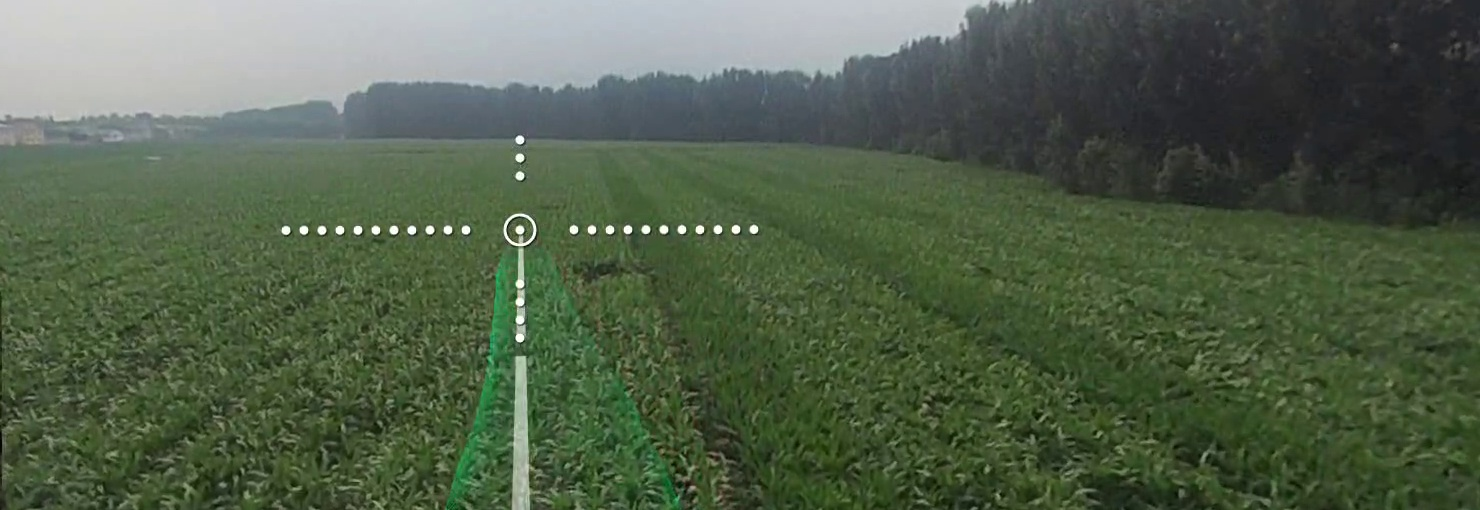
#> input picture data/images/original.jpg, 1480 x 510 px, found by its file name
$ python run_anomaly_pipeline.py
#> lines starting #> are read from the running program, lines starting #| are printed output that depends on the picture; after the words box and inside, x2 and y2 are one past the last pixel; in counts of white or black regions, pixels touching at a corner belong together
### src/anomaly_detection/exg_utils.py
import cv2
import numpy as np
import os
import matplotlib.pyplot as plt

def show_image(image_path: str):
    """Display image with matplotlib."""
    img_bgr = cv2.imread(image_path)
    if img_bgr is None:
        print(f"❌ Failed to load image: {image_path}")
        return
    img_rgb = cv2.cvtColor(img_bgr, cv2.COLOR_BGR2RGB)
    plt.imshow(img_rgb)
    plt.axis("off")
    plt.subplots_adjust(left=0, right=1, top=1, bottom=0)
    plt.show()

def generate_exg(input_path: str, output_path: str = None):
    """Generate ExG (Excess Green Index) image and save."""
#> called with input_path = 'input/original.jpg', output_path = 'output/exg.jpg'
    if output_path is None:
        name, _ = os.path.splitext(input_path)
        output_path = f"{name}_exg.jpg"

    img_bgr = cv2.imread(input_path)
#> img_bgr is the input picture: shape (510, 1480, 3); mean B, G, R 74.5, 96.5, 82.1
    img_rgb = cv2.cvtColor(img_bgr, cv2.COLOR_BGR2RGB)

    R, G, B = img_rgb[:, :, 0], img_rgb[:, :, 1], img_rgb[:, :, 2]
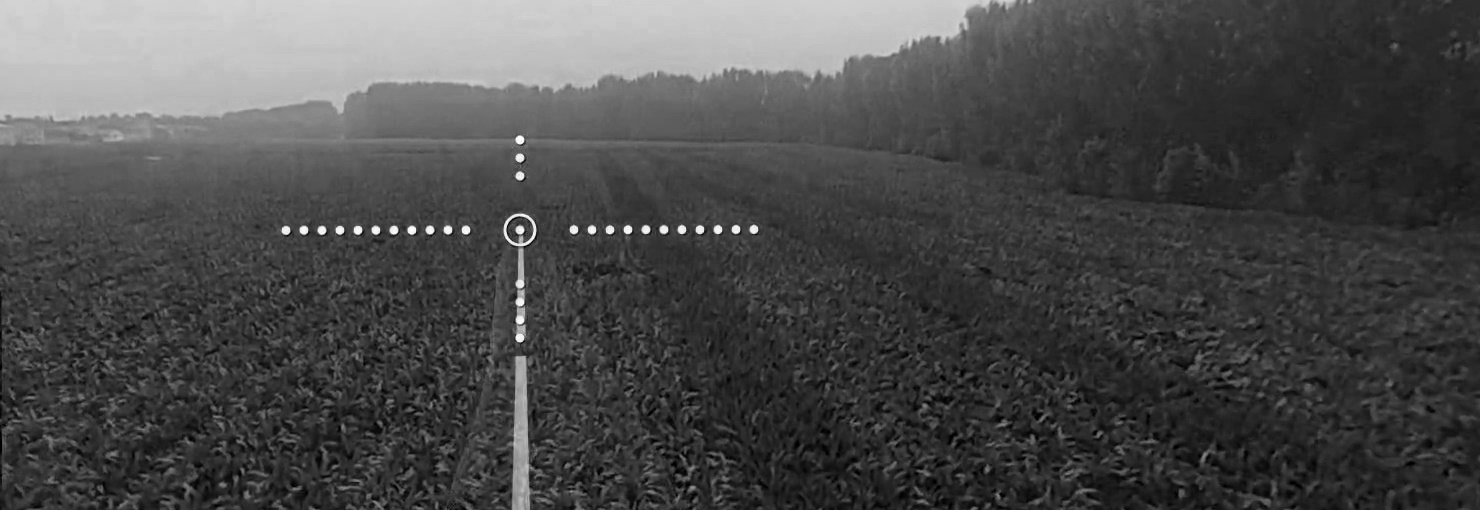
#> B: shape (510, 1480); min 0, max 255, mean 74.5
    exg = 2 * G.astype(np.float32) - R.astype(np.float32) - B.astype(np.float32)
    exg_norm = (exg - exg.min()) / (exg.max() - exg.min() + 1e-8)
    exg_img = (exg_norm * 255).astype(np.uint8)

    exg_color = cv2.applyColorMap(exg_img, cv2.COLORMAP_VIRIDIS)
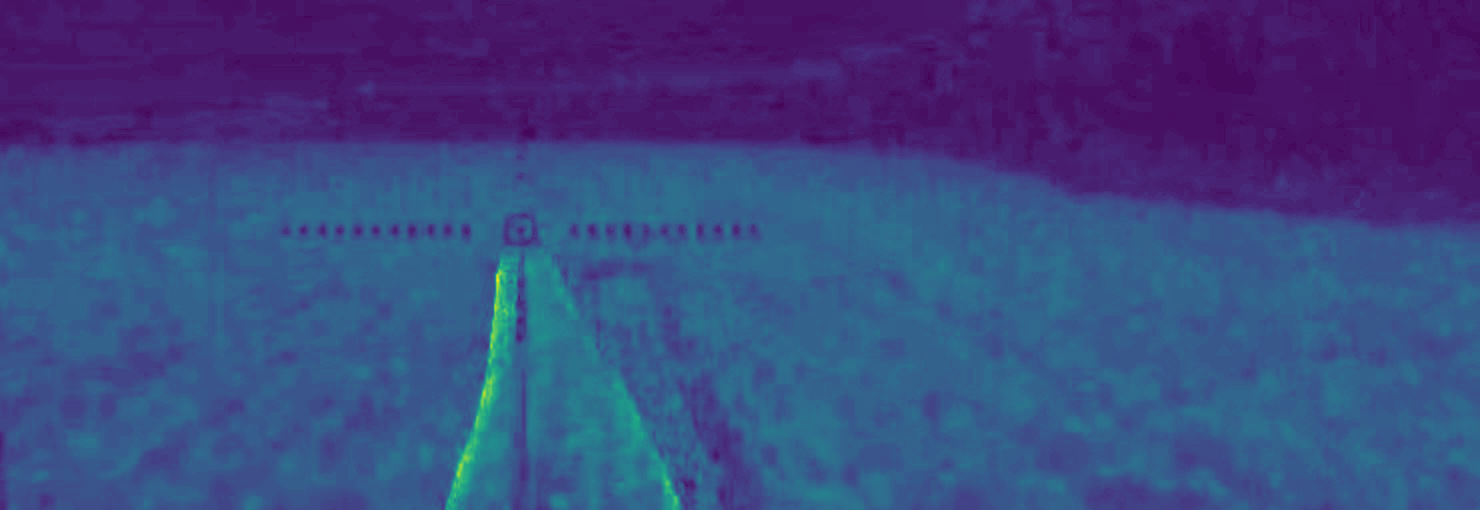
#> exg_color: shape (510, 1480, 3); mean B, G, R 129.3, 71.1, 59.5
    cv2.imwrite(output_path, exg_color)
    print(f"✅ ExG image saved to: {output_path}")

### src/anomaly_detection/mask_generator.py
import cv2
import numpy as np

def generate_mask(
    input_path: str,
    output_path: str,
    threshold_value: int = 60,
    min_area: int = 2000,
    kernel: np.ndarray = cv2.getStructuringElement(cv2.MORPH_ELLIPSE, (7, 7))
):
    """Generate sparse-area mask from ExG image."""
#> called with input_path = 'output/exg.jpg', output_path = 'output/mask.jpg', threshold_value = 60, min_area = 2000, kernel = array of shape (7, 7)
    img = cv2.imread(input_path)
    if img is None:
        print(f"❌ Failed to load image: {input_path}")
        return
    gray = cv2.cvtColor(img, cv2.COLOR_BGR2GRAY)
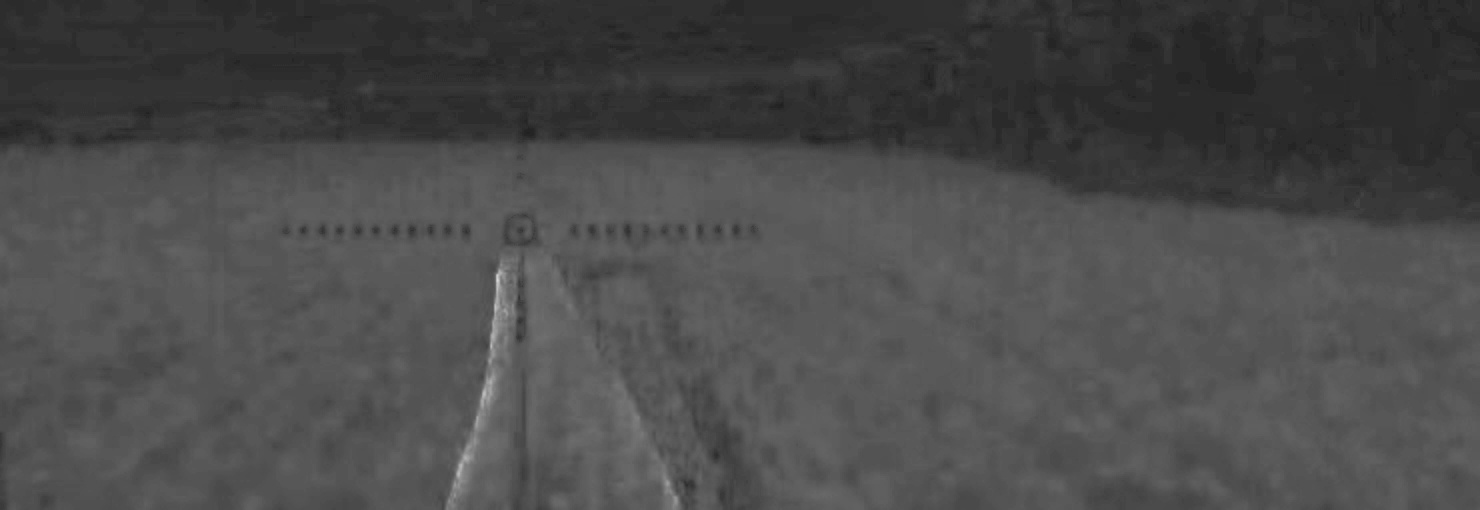
#> gray: shape (510, 1480); min 29, max 214, mean 74.3

    _, thresh = cv2.threshold(gray, threshold_value, 255, cv2.THRESH_BINARY_INV)
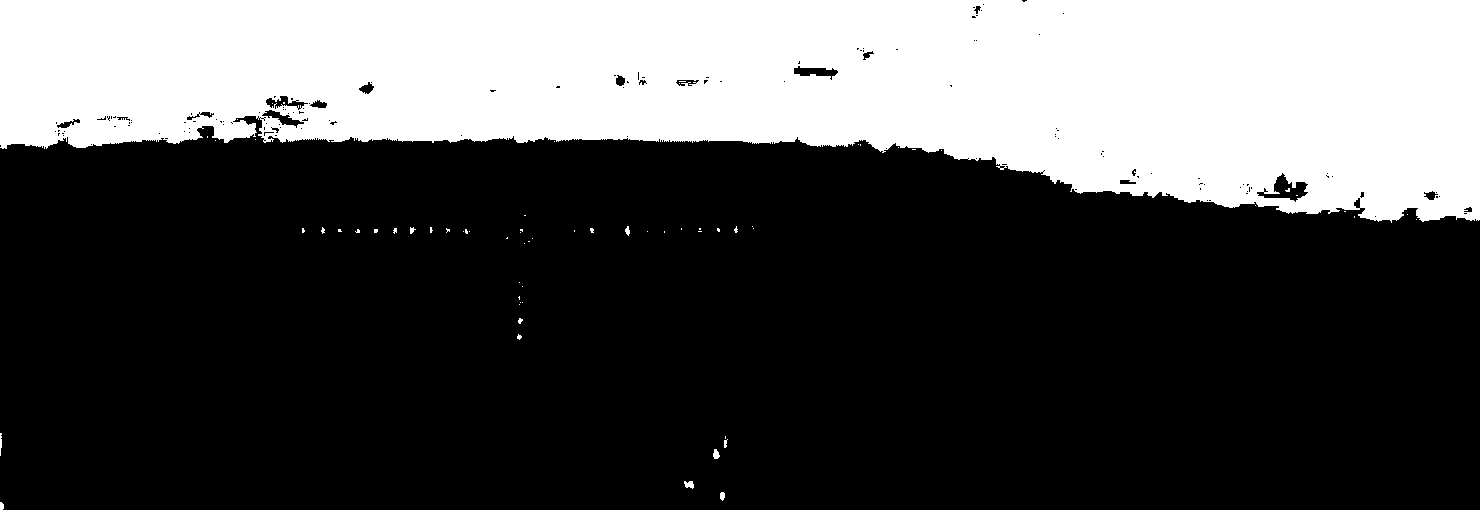
#> thresh: shape (510, 1480); 31.5% white; 68 white regions (58 under 20 px), largest, box (x1, y1, x2, y2) and area: (0, 0, 1480, 223) 237025, (684, 481, 694, 489) 57, (713, 449, 720, 459) 50
    opened = cv2.morphologyEx(thresh, cv2.MORPH_OPEN, kernel)
#> opened: shape (510, 1480); 31.2% white; 3 white regions, box (x1, y1, x2, y2) and area: (0, 0, 1480, 222) 235404, (266, 117, 280, 128) 114, (0, 502, 4, 510) 27
    closed = cv2.morphologyEx(opened, cv2.MORPH_CLOSE, kernel)
#> closed: shape (510, 1480); 31.4% white; 3 white regions (1 under 20 px), largest, box (x1, y1, x2, y2) and area: (0, 0, 1480, 222) 236740, (0, 502, 4, 510) 28

    num_labels, labels, stats, _ = cv2.connectedComponentsWithStats(closed, connectivity=8)
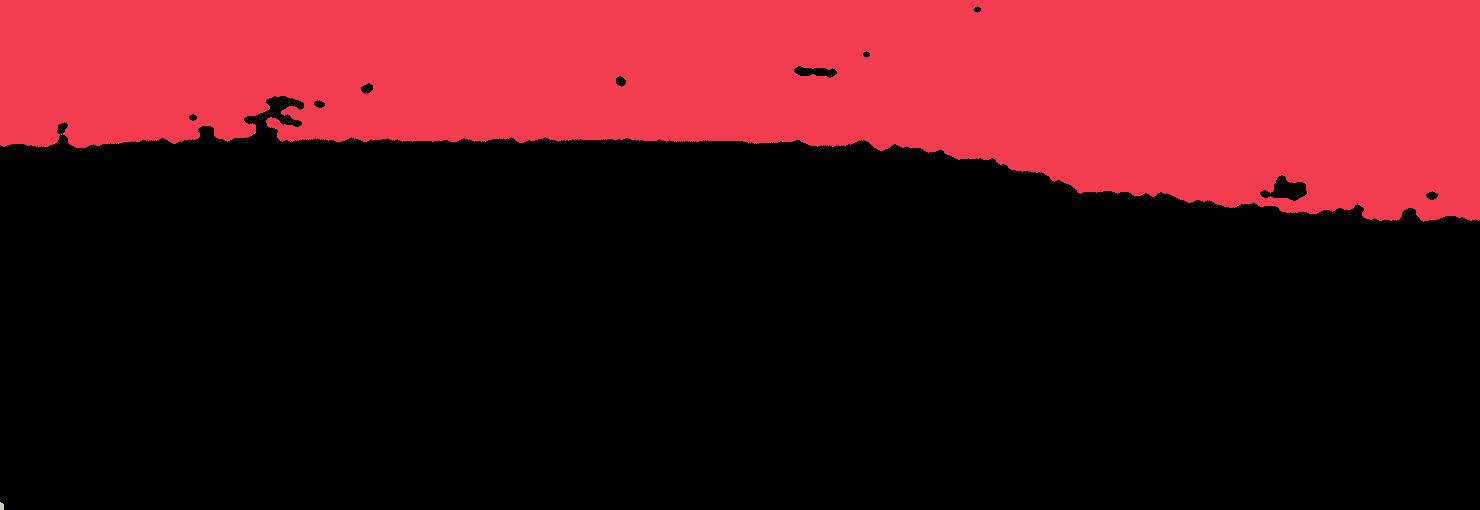
#> labels: shape (510, 1480) int32; 4 distinct labels, from 0 to 3; one colour per label, 0 black
#> num_labels = 4; stats = [[0, 6, 1480, 504, 518031], [0, 0, 1480, 222, 236740], [61, 134, 1, 1, 1], [0, 502, 4, 8, 28]]
    mask = np.zeros_like(gray)
    for i in range(1, num_labels):
        if stats[i, cv2.CC_STAT_AREA] >= min_area:
            mask[labels == i] = 255
#> mask: shape (510, 1480); 31.4% white; 1 white region, box (x1, y1, x2, y2) and area: (0, 0, 1480, 222) 236740

    mask[:int(gray.shape[0] / 2), :] = 0
#> mask: shape (510, 1480); every value is 0

    mask_bgr = cv2.cvtColor(mask, cv2.COLOR_GRAY2BGR)
#> mask_bgr: shape (510, 1480, 3); every value is 0
    cv2.imwrite(output_path, mask_bgr)
    print(f"✅ Saved mask: {output_path}")

### src/anomaly_detection/box_drawer.py
import cv2
import os

def draw_boxes_from_mask(original_path: str, mask_path: str, output_path: str):
    """Draw red bounding boxes based on the binary mask."""
#> called with original_path = 'input/original.jpg', mask_path = 'output/mask.jpg', output_path = 'output/box.jpg'
    if not os.path.exists(original_path):
        print(f"❌ Original image not found: {original_path}")
        return
    if not os.path.exists(mask_path):
        print(f"❌ Mask image not found: {mask_path}")
        return

    original_img = cv2.imread(original_path)
    mask = cv2.imread(mask_path, cv2.IMREAD_GRAYSCALE)

    contours, _ = cv2.findContours(mask, cv2.RETR_EXTERNAL, cv2.CHAIN_APPROX_SIMPLE)
#> contours = []
    boxed_img = original_img.copy()
    for cnt in contours:
        x, y, w, h = cv2.boundingRect(cnt)
        cv2.rectangle(boxed_img, (x, y), (x + w, y + h), (0, 0, 255), 2)
#> this loop made 0 passes

    cv2.imwrite(output_path, boxed_img)
    print(f"✅ Saved boxed image: {output_path}")

### src/anomaly_detection/run_anomaly_pipeline.py
from anomaly_detection.exg_utils import generate_exg, show_image
from anomaly_detection.mask_generator import generate_mask
from anomaly_detection.box_drawer import draw_boxes_from_mask

if __name__ == "__main__":
    input_image = "input/original.jpg"
    exg_image = "output/exg.jpg"
    mask_image = "output/mask.jpg"
    box_image = "output/box.jpg"

    generate_exg(input_image, exg_image)
    generate_mask(exg_image, mask_image)
    draw_boxes_from_mask(input_image, mask_image, box_image)

    show_image(box_image)
